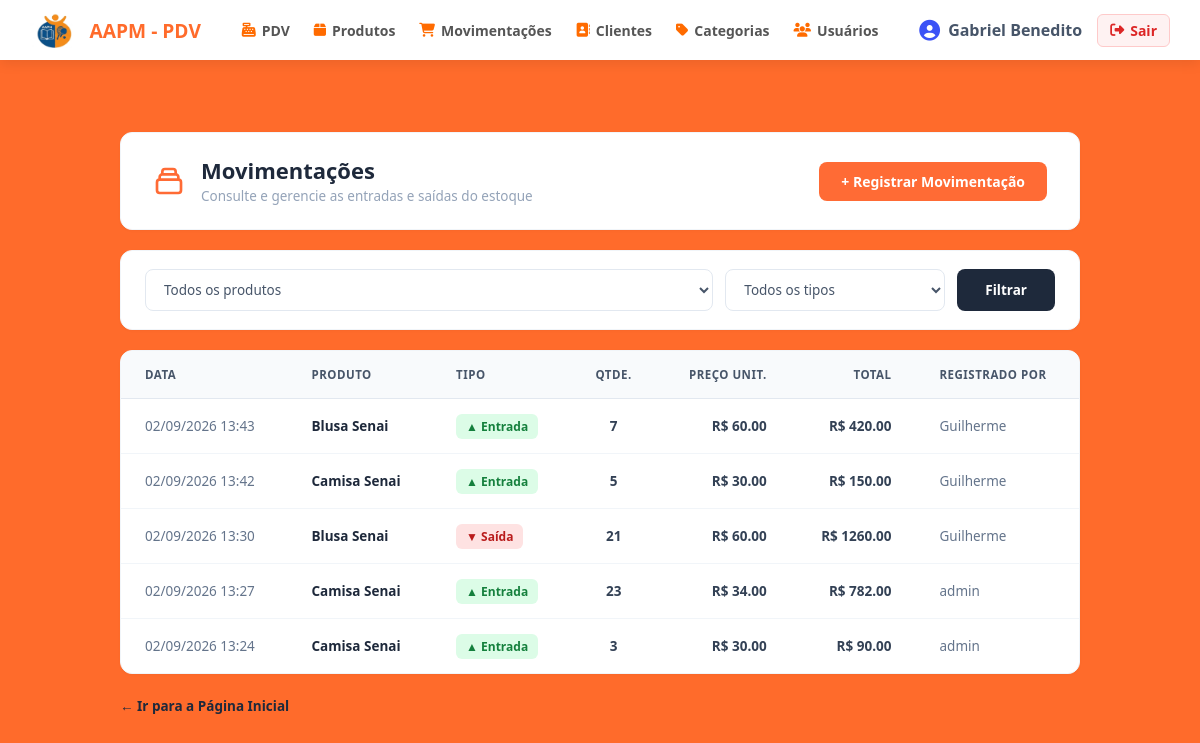
The page /movimentacoes/ (signed in) on the database as committed earlier.
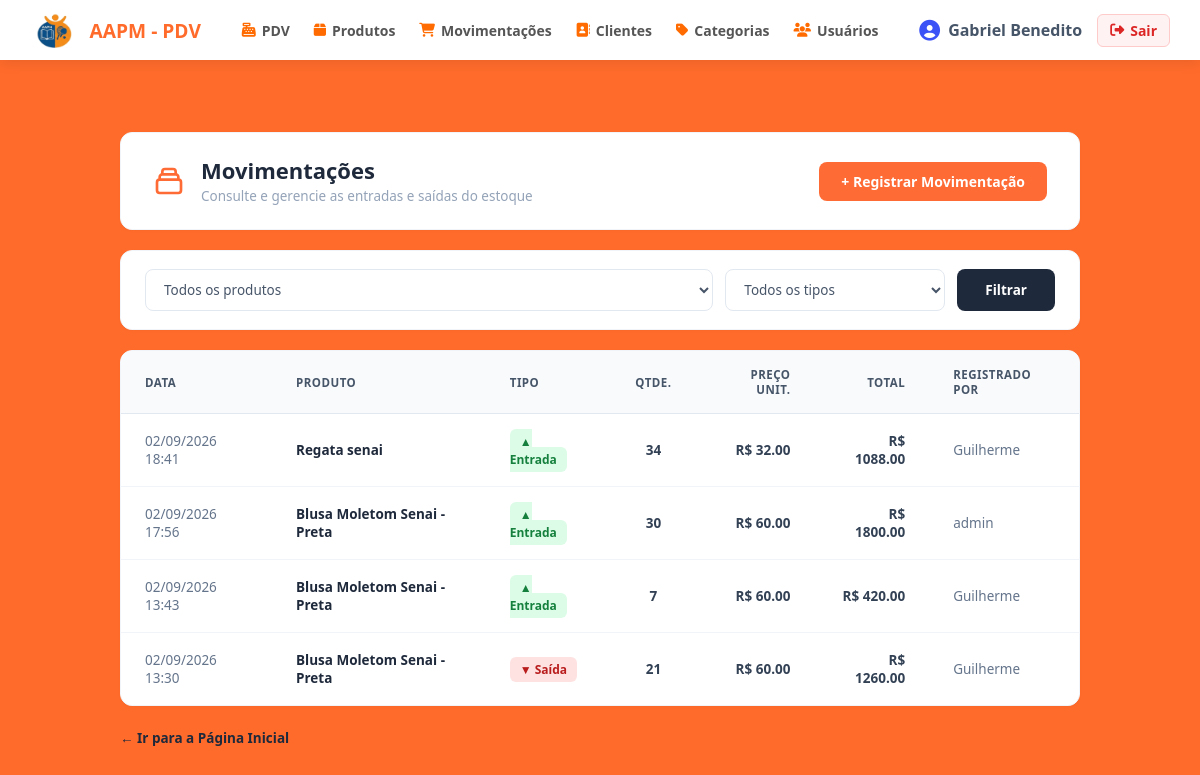
The same page on the database as committed later.
### app/models/movimentacao.py (models this page shows, shortened)
class Movimentacao(Base):
    __tablename__ = "movimentacoes"
    id         = Column(Integer, primary_key=True, index=True)
    tipo       = Column(
        Enum(TipoMovimentacao),
        nullable=False
    )
    quantidade = Column(Integer, nullable=False)
    preco_unitario = Column(Float, nullable=False, default=0.0)
    observacao = Column(String(255), nullable=True)
    criado_em  = Column(DateTime, server_default=func.now())
    produto_id = Column(
        Integer,
        ForeignKey("produtos.id", ondelete="CASCADE"),
        nullable=False
    )
    usuario_id = Column(
        Integer,
        ForeignKey("usuarios.id", ondelete="SET NULL"),
        nullable=True
    )
    produto = relationship("Produto", backref="movimentacoes")
    usuario = relationship("Usuario", backref="movimentacoes")

### app/models/produto.py (models this page shows, shortened)
class Produto(Base):
    __tablename__ = "produtos"
    id = Column(Integer, primary_key=True, autoincrement=True, index=True)
    nome = Column(String(150), nullable=False, index=True)
    preco = Column(Float, nullable=False, default=0.0)
    estoque_atual = Column(Integer, nullable=False, default=0)
    ativo = Column(Boolean, default=True)
    imagem_path = Column(String(255), nullable=True)
    categoria_id = Column(Integer, ForeignKey("categorias.id", ondelete="SET NULL"), nullable=True )
    categoria = relationship("Categoria", back_populates="produtos")

### app/models/usuarios.py (models this page shows)
class Usuario(Base):
    __tablename__ = "usuarios"
    id = Column(Integer, primary_key=True, autoincrement=True)
    nome = Column(String(100), nullable=False)
    email = Column(String(150), unique=True, nullable=False)
    senha_hash = Column(String(255), nullable=False)
    role = Column(String(20), nullable=False, default="operador")
    ativo = Column(Boolean, default=True)
    criando_em = Column(DateTime, server_default=func.now())

### app/controllers/movimentacao_controller.py (the view)
@router.get("/", response_class=HTMLResponse)
def listar_movimentacoes(
    request: Request,
    produto_id: int = 0,     # filtra por produto específico
    tipo: str = "",          # "entrada" ou "saida"
    db: Session = Depends(get_db),
    admin = Depends(get_usuario_logado)
):
    query = db.query(Movimentacao).order_by(Movimentacao.criado_em.desc())
    if produto_id:
        query = query.filter(Movimentacao.produto_id == produto_id)
    if tipo in ("entrada", "saida", "cancelamento", "ajuste"):
        query = query.filter(Movimentacao.tipo == tipo)
    movimentacoes = query.limit(200).all()  # limita para não sobrecarregar
    produtos      = db.query(Produto).filter(Produto.ativo == True).all()
    return templates.TemplateResponse(
        request,
        "movimentacoes/index.html",
        {
            "request":        request,
            "usuario":        admin,
            "movimentacoes":  movimentacoes,
            "produtos":       produtos,
            "produto_id":     produto_id,
            "tipo":           tipo,
        }
    )

### app/templates/movimentacoes/index.html (shortened to what this page needs)
{% extends "base.html" %}
{% block content %}
<link rel="stylesheet" href="{{ url_for('static', path='CSS/movimentacoes.css') }}">
<div class="movimentacoes-wrapper">
    <div class="mov-header-card">
        <div class="mov-header-left">
            <div>
                <h1 class="mov-header-title">Movimentações</h1>
                <p class="mov-header-subtitle">Consulte e gerencie as entradas e saídas do estoque</p>
            </div>
        </div>
        <a href="/movimentacoes/nova" class="mov-btn-primary">
            + Registrar Movimentação
        </a>
    </div>
    <div class="mov-filter-card">
        <form method="get" action="/movimentacoes" class="mov-filter-form">
            <select name="produto_id" class="mov-select-custom" style="flex: 1;">
                <option value="0">Todos os produtos</option>
            </select>
            <select name="tipo" class="mov-select-custom" style="width: 220px;">
                <option value="">Todos os tipos</option>
            </select>
            <button type="submit" class="mov-btn-dark">Filtrar</button>
        </form>
    </div>
    <div class="mov-table-card">
        <table class="mov-table">
            <thead>
                <tr>
                    <th>DATA</th>
                    <th>PRODUTO</th>
                    <th>TIPO</th>
                    <th style="text-align: center;">QTDE.</th>
                    <th style="text-align: right;">PREÇO UNIT.</th>
                    <th style="text-align: right;">TOTAL</th>
                    <th>REGISTRADO POR</th>
                </tr>
            </thead>
            <tbody>
                {% for m in movimentacoes %}
                <tr>
                    <td style="color: #64748b;">{{ m.criado_em.strftime('%d/%m/%Y %H:%M') }}</td>
                    <td>
                        <a href="/produtos/{{ m.produto_id }}" style="color: #1e293b; font-weight: 600; text-decoration: none;">
                            {{ m.produto.nome }}
                        </a>
                    </td>
                    <td>
                        {% if m.tipo.value == 'entrada' or m.tipo == 'entrada' %}
                            <span class="mov-badge-entrada">▲ Entrada</span>
                        {% else %}
                            <span class="mov-badge-saida">▼ Saída</span>
                        {% endif %}
                    </td>
                    <td style="text-align: center; font-weight: 600;">{{ m.quantidade }}</td>
                    <td style="text-align: right; font-weight: 600;">R$ {{ "%.2f"|format(m.preco_unitario) }}</td>
                    <td style="text-align: right; font-weight: 600;">R$ {{ "%.2f"|format(m.valor_total) }}</td>
                    <td style="color: #64748b;">{{ m.usuario.nome if m.usuario else "—" }}</td>
                </tr>
                {% endfor %}
            </tbody>
        </table>
    </div>
    <div class="mov-back-box">
        <a href="/" class="mov-back-link">
            ← Ir para a Página Inicial
        </a>
    </div>
</div>
{% endblock %}

Rows that differ between the two databases and show on the page:
removed Movimentacao: criado_em "02/09/2026 13:42", produto.nome "Camisa Senai", tipo "▲ Entrada", quantidade "5", preco_unitario "30.00", valor_total "150.00", usuario "Guilherme"
removed Movimentacao: criado_em "02/09/2026 13:27", produto.nome "Camisa Senai", tipo "▲ Entrada", quantidade "23", preco_unitario "34.00", valor_total "782.00", usuario "admin"
removed Movimentacao: criado_em "02/09/2026 13:24", produto.nome "Camisa Senai", tipo "▲ Entrada", quantidade "3", preco_unitario "30.00", valor_total "90.00", usuario "admin"
added Movimentacao: criado_em "02/09/2026 18:41", produto.nome "Regata senai", tipo "▲ Entrada", quantidade "34", preco_unitario "32.00", valor_total "1088.00", usuario "Guilherme"
added Movimentacao: criado_em "02/09/2026 17:56", produto.nome "Blusa Moletom Senai - Preta", tipo "▲ Entrada", quantidade "30", preco_unitario "60.00", valor_total "1800.00", usuario "admin"
changed through a linked row, Movimentacao (number 3 of 4 on the later page): produto.nome "Blusa Senai" → "Blusa Moletom Senai - Preta"
changed through a linked row, Movimentacao (number 4 of 4 on the later page): produto.nome "Blusa Senai" → "Blusa Moletom Senai - Preta"
